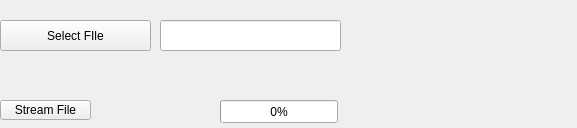
<?xml version="1.0" encoding="UTF-8"?>
<ui version="4.0">
 <class>Form</class>
 <widget class="QWidget" name="Form">
  <property name="geometry">
   <rect>
    <x>0</x>
    <y>0</y>
    <width>577</width>
    <height>128</height>
   </rect>
  </property>
  <property name="windowTitle">
   <string>Form</string>
  </property>
  <widget class="QPushButton" name="pushButton">
   <property name="geometry">
    <rect>
     <x>0</x>
     <y>20</y>
     <width>151</width>
     <height>31</height>
    </rect>
   </property>
   <property name="text">
    <string>Select FIle</string>
   </property>
  </widget>
  <widget class="QLineEdit" name="lineEdit">
   <property name="geometry">
    <rect>
     <x>160</x>
     <y>20</y>
     <width>181</width>
     <height>31</height>
    </rect>
   </property>
  </widget>
  <widget class="QProgressBar" name="progressBar">
   <property name="geometry">
    <rect>
     <x>220</x>
     <y>100</y>
     <width>118</width>
     <height>23</height>
    </rect>
   </property>
   <property name="value">
    <number>0</number>
   </property>
  </widget>
  <widget class="QPushButton" name="pushButton_2">
   <property name="geometry">
    <rect>
     <x>0</x>
     <y>100</y>
     <width>91</width>
     <height>20</height>
    </rect>
   </property>
   <property name="text">
    <string>Stream File</string>
   </property>
  </widget>
  <widget class="QLabel" name="label">
   <property name="geometry">
    <rect>
     <x>340</x>
     <y>100</y>
     <width>211</width>
     <height>21</height>
    </rect>
   </property>
   <property name="text">
    <string/>
   </property>
  </widget>
  <zorder>lineEdit</zorder>
  <zorder>progressBar</zorder>
  <zorder>pushButton_2</zorder>
  <zorder>pushButton</zorder>
  <zorder>label</zorder>
 </widget>
 <resources/>
 <connections/>
</ui>
